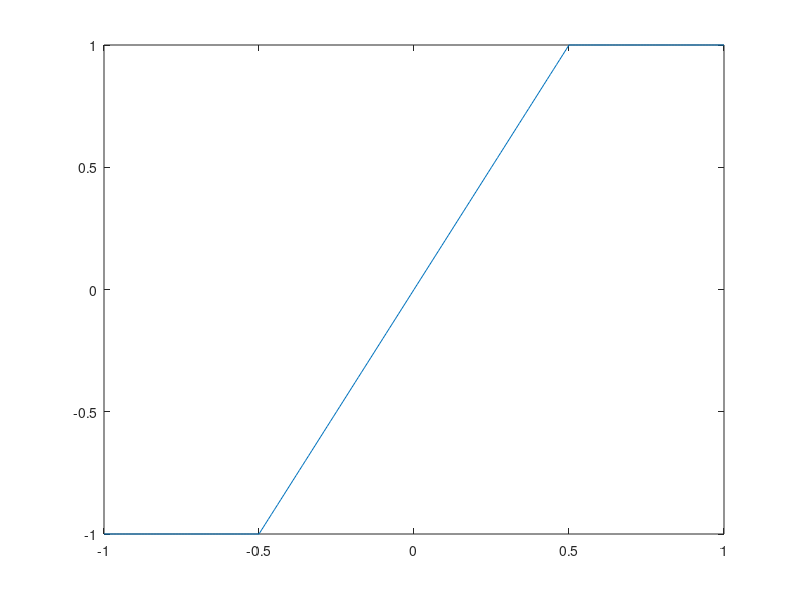

Here is the MATLAB script that generated this plot: (Note: this script raises an error after producing the figure.)
clear all
clc
x=[-1:0.01:1];
global h x1 mi1
h=0.5;
for i=1:length(x)
u(i)=quadprog(h,-x(i),[],[],[],[],-1,1);
end
plot(x,u)
mi(1)=1;
for j=1:100
    mi1=mi(j);
for i=1:length(x)
    x1=x(i);
[U,J,F]=fminsearch(@funsimple,zeros(1,1));
u1(i)=U;
uu(i,j)=u1(i);
end
s1(j)=(u1(end)-u1(1))/(x(end)-x(1));
h1(j)=1/s1(j);
if j<100
mi(j+1)=mi(j)-0.01;
end
end
hold on
plot(x,uu')
[p,S]=polyfit(mi,h1,1);
yfit =  p(1) * mi + p(2);
yresid = h1 - yfit;
SSresid = sum(yresid.^2);
SStotal = (length(h1)-1) * var(h1);
rsq = 1 - SSresid/SStotal